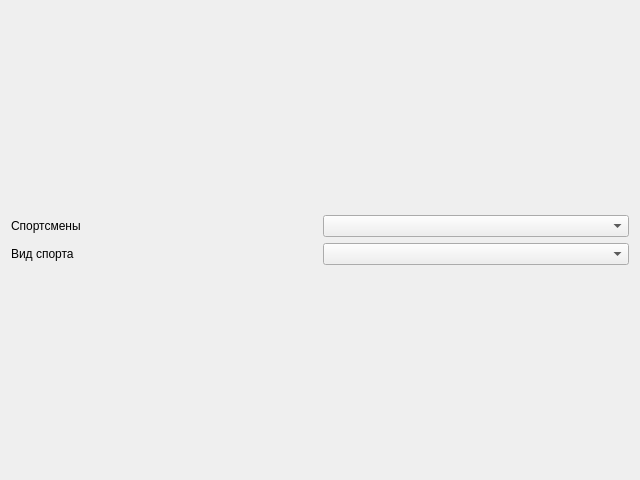
<?xml version="1.0" encoding="UTF-8"?>
<ui version="4.0">
 <class>CoachViewer</class>
 <widget class="QWidget" name="CoachViewer">
  <property name="geometry">
   <rect>
    <x>0</x>
    <y>0</y>
    <width>640</width>
    <height>480</height>
   </rect>
  </property>
  <property name="windowTitle">
   <string>Form</string>
  </property>
  <layout class="QGridLayout" name="gridLayout_2">
   <item row="0" column="0">
    <layout class="QGridLayout" name="gridLayout">
     <item row="0" column="1">
      <widget class="QComboBox" name="cmbAthlete"/>
     </item>
     <item row="0" column="0">
      <widget class="QLabel" name="label">
       <property name="text">
        <string>Спортсмены</string>
       </property>
      </widget>
     </item>
     <item row="1" column="0">
      <widget class="QLabel" name="label_2">
       <property name="text">
        <string>Вид спорта</string>
       </property>
      </widget>
     </item>
     <item row="1" column="1">
      <widget class="QComboBox" name="cmbSport"/>
     </item>
    </layout>
   </item>
  </layout>
 </widget>
 <resources/>
 <connections/>
</ui>
